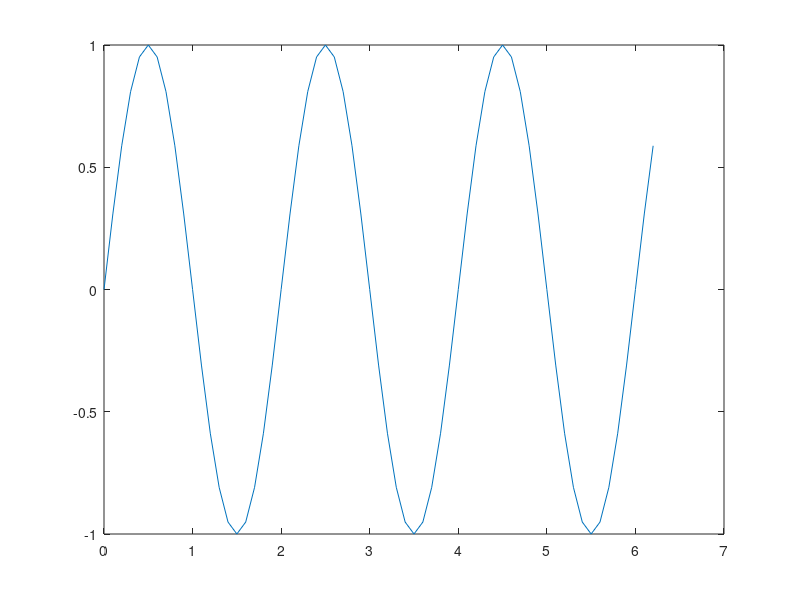
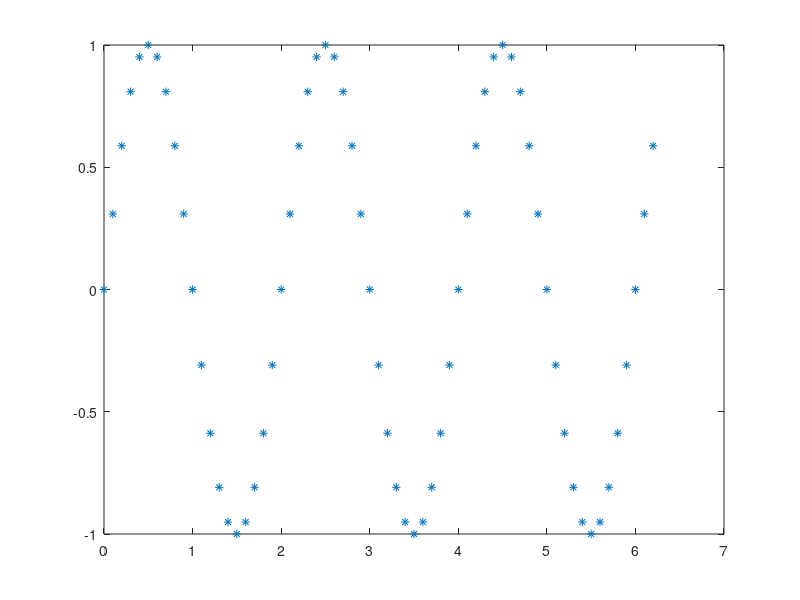
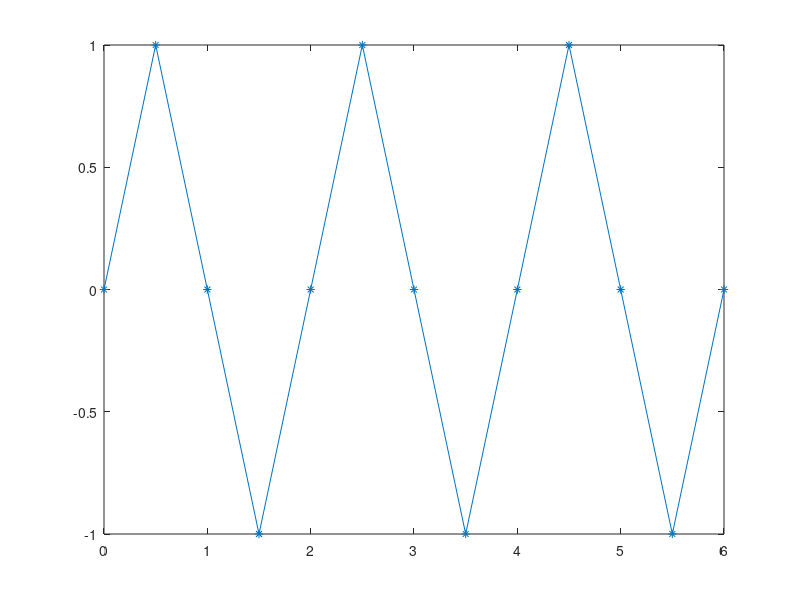
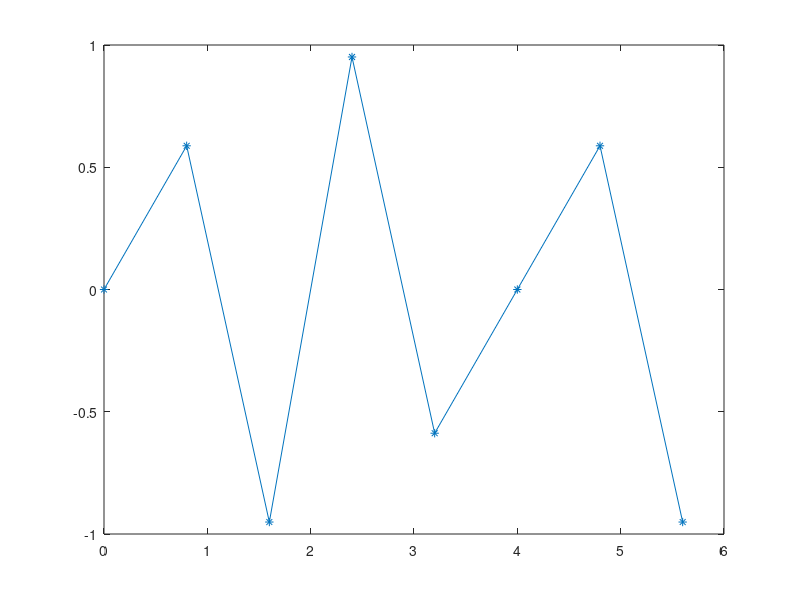

These figures' MATLAB source, in order:
t = 0:.1:2*pi; % Times at which to sample the sine function
A=1;
f0=0.5;
sig = A*sin(2*pi*f0*t); % Original signal, a sine wave
figure,plot(t,sig) %its plot
figure,plot(t,sig,'*') %sampled values

%larger sampling period -> aliasing
t = 0:.5:2*pi; % Times at which to sample the sine function
sig = A*sin(2*pi*f0*t); % Original signal, a sine wave
figure,plot(t,sig,'-*') %its plot and sampled values

%even larger sampling period
t = 0:.8:2*pi; % Times at which to sample the sine function
sig = A*sin(2*pi*f0*t); % Original signal, a sine wave
figure,plot(t,sig,'-*') %its plot and sampled values
